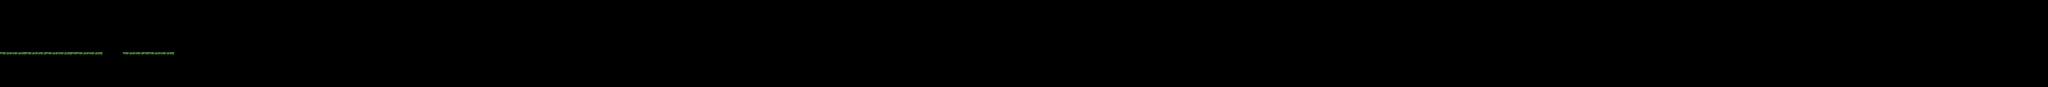

Below is a game level as drawn by its tile map, then a one-line description and the .tmx that defines it (tile-layer data replaced by summaries):
An orthogonal 400x17 tile map with 64x64 px tiles, 3 tile layers (Terrain, grassb, grassf), 4 tilesets and 138 objects.

<map version="1.10" tiledversion="1.11.0" orientation="orthogonal" renderorder="right-down" width="400" height="17" tilewidth="64" tileheight="64" infinite="0" nextlayerid="7" nextobjectid="171">
 <tileset firstgid="1" source="../tsx/TileSet.tsx" />
 <tileset firstgid="333" source="../tsx/Player.tsx" />
 <tileset firstgid="397" source="../tsx/Items.tsx" />
 <tileset firstgid="398" source="../tsx/Obstacles.tsx" />
 <layer id="1" name="Terrain" width="400" height="17">
  <data>[6800 cells, 1826 non-empty, 21 distinct tile ids]</data>
 </layer>
 <objectgroup id="2" name="Player">
  <object id="1" gid="334" x="0" y="448" width="256" height="256" />
 </objectgroup>
 <objectgroup id="4" name="obstacles">
  <object id="22" gid="398" x="11067" y="526" width="171" height="171" />
  <object id="23" gid="398" x="10403" y="774" width="171" height="171" />
  <object id="24" gid="398" x="9725" y="898" width="171" height="171" />
  <object id="25" gid="398" x="6577" y="722" width="171" height="171" />
  <object id="26" gid="398" x="5903" y="738" width="171" height="171" />
  <object id="27" gid="1073742222" x="7081" y="484" width="171" height="171" />
  <object id="28" gid="1073742222" x="7995" y="480" width="171" height="171" />
  <object id="162" gid="398" x="22324.1" y="522.364" width="171" height="171" />
  <object id="164" gid="398" x="17345.3" y="464.788" width="171" height="171" />
  <object id="165" gid="398" x="18081.7" y="849.636" width="171" height="171" />
  <object id="167" gid="398" x="16184.7" y="664.788" width="171" height="171" />
  <object id="168" gid="398" x="17712" y="461.758" width="171" height="171" />
  <object id="169" gid="398" x="13975.6" y="989.03" width="171" height="171" />
  <object id="170" gid="398" x="11678.6" y="276.909" width="171" height="171" />
 </objectgroup>
 <layer id="5" name="grassb" width="400" height="17">
  <data>[6800 cells, 20 non-empty, 5 distinct tile ids]</data>
 </layer>
 <layer id="6" name="grassf" width="400" height="17">
  <data>[6800 cells, 10 non-empty, 5 distinct tile ids]</data>
 </layer>
 <objectgroup id="3" name="Items">
  <object id="2" gid="397" x="1736" y="616" width="32" height="32" />
  <object id="4" gid="397" x="1936" y="620" width="32" height="32" />
  <object id="5" gid="397" x="2496" y="486" width="32" height="32" />
  <object id="6" gid="397" x="3664" y="548" width="32" height="32" />
  <object id="7" gid="397" x="4540" y="680" width="32" height="32" />
  <object id="8" gid="397" x="4534" y="588" width="32" height="32" />
  <object id="9" gid="397" x="4526" y="500" width="32" height="32" />
  <object id="10" gid="397" x="5256" y="506" width="32" height="32" />
  <object id="11" gid="397" x="5328" y="514" width="32" height="32" />
  <object id="12" gid="397" x="5396" y="512" width="32" height="32" />
  <object id="13" gid="397" x="8686" y="720" width="32" height="32" />
  <object id="14" gid="397" x="10352" y="638" width="32" height="32" />
  <object id="15" gid="397" x="10404" y="570" width="32" height="32" />
  <object id="16" gid="397" x="10486" y="512" width="32" height="32" />
  <object id="17" gid="397" x="10558" y="426" width="32" height="32" />
  <object id="19" gid="397" x="11088" y="144" width="32" height="32" />
  <object id="20" gid="397" x="11186" y="142" width="32" height="32" />
  <object id="21" gid="397" x="11308" y="146" width="32" height="32" />
  <object id="29" gid="397" x="8332" y="562" width="32" height="32" />
  <object id="30" gid="397" x="6930" y="564" width="32" height="32" />
  <object id="32" gid="397" x="6290" y="570" width="32" height="32" />
  <object id="33" gid="397" x="6350" y="568" width="32" height="32" />
  <object id="34" gid="397" x="6226" y="570" width="32" height="32" />
  <object id="35" gid="397" x="6862" y="558" width="32" height="32" />
  <object id="36" gid="397" x="7566" y="562" width="32" height="32" />
  <object id="55" gid="397" x="12400" y="590" width="32" height="32" />
  <object id="56" gid="397" x="12848" y="396" width="32" height="32" />
  <object id="57" gid="397" x="12402" y="526" width="32" height="32" />
  <object id="58" gid="397" x="13424" y="268" width="32" height="32" />
  <object id="59" gid="397" x="14224" y="824" width="32" height="32" />
  <object id="60" gid="397" x="14224" y="764" width="32" height="32" />
  <object id="61" gid="397" x="14960" y="848" width="32" height="32" />
  <object id="62" gid="397" x="14958" y="786" width="32" height="32" />
  <object id="63" gid="397" x="15344" y="718" width="32" height="32" />
  <object id="64" gid="397" x="16142" y="506" width="32" height="32" />
  <object id="65" gid="397" x="16146" y="442" width="32" height="32" />
  <object id="66" gid="397" x="16090" y="498" width="32" height="32" />
  <object id="67" gid="397" x="16690" y="274" width="32" height="32" />
  <object id="68" gid="397" x="17616" y="106" width="32" height="32" />
  <object id="69" gid="397" x="17616" y="178" width="32" height="32" />
  <object id="70" gid="397" x="17618" y="246" width="32" height="32" />
  <object id="71" gid="397" x="17614" y="308" width="32" height="32" />
  <object id="72" gid="397" x="17614" y="372" width="32" height="32" />
  <object id="73" gid="397" x="17674" y="114" width="32" height="32" />
  <object id="74" gid="397" x="17750" y="106" width="32" height="32" />
  <object id="75" gid="397" x="17750" y="188" width="32" height="32" />
  <object id="76" gid="397" x="17740" y="250" width="32" height="32" />
  <object id="77" gid="397" x="17684" y="248" width="32" height="32" />
  <object id="78" gid="397" x="17878" y="134" width="32" height="32" />
  <object id="79" gid="397" x="17936" y="182" width="32" height="32" />
  <object id="80" gid="397" x="17998" y="128" width="32" height="32" />
  <object id="81" gid="397" x="17840" y="88" width="32" height="32" />
  <object id="82" gid="397" x="18030" y="82" width="32" height="32" />
  <object id="83" gid="397" x="17934" y="238" width="32" height="32" />
  <object id="84" gid="397" x="17934" y="308" width="32" height="32" />
  <object id="85" gid="397" x="17936" y="362" width="32" height="32" />
  <object id="86" gid="397" x="18136" y="80" width="32" height="32" />
  <object id="87" gid="397" x="18224" y="82" width="32" height="32" />
  <object id="88" gid="397" x="18294" y="80" width="32" height="32" />
  <object id="89" gid="397" x="18226" y="136" width="32" height="32" />
  <object id="90" gid="397" x="18224" y="198" width="32" height="32" />
  <object id="91" gid="397" x="18228" y="272" width="32" height="32" />
  <object id="92" gid="397" x="18228" y="326" width="32" height="32" />
  <object id="93" gid="397" x="18382" y="82" width="32" height="32" />
  <object id="95" gid="397" x="18382" y="184" width="32" height="32" />
  <object id="96" gid="397" x="18376" y="276" width="32" height="32" />
  <object id="97" gid="397" x="18374" y="344" width="32" height="32" />
  <object id="98" gid="397" x="18428" y="242" width="32" height="32" />
  <object id="99" gid="397" x="18490" y="242" width="32" height="32" />
  <object id="100" gid="397" x="18536" y="242" width="32" height="32" />
  <object id="101" gid="397" x="18384" y="238" width="32" height="32" />
  <object id="102" gid="397" x="18546" y="202" width="32" height="32" />
  <object id="103" gid="397" x="18540" y="156" width="32" height="32" />
  <object id="104" gid="397" x="18546" y="80" width="32" height="32" />
  <object id="105" gid="397" x="18546" y="302" width="32" height="32" />
  <object id="106" gid="397" x="18544" y="342" width="32" height="32" />
  <object id="107" gid="397" x="18638" y="86" width="32" height="32" />
  <object id="108" gid="397" x="18704" y="86" width="32" height="32" />
  <object id="109" gid="397" x="18774" y="86" width="32" height="32" />
  <object id="110" gid="397" x="18818" y="88" width="32" height="32" />
  </objectgroup>
</map>
<!-- 43 of 138 objects omitted -->
